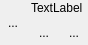
<?xml version="1.0" encoding="UTF-8"?>
<ui version="4.0">
 <class>ContactWidgetClass</class>
 <widget class="QWidget" name="ContactWidgetClass">
  <property name="geometry">
   <rect>
    <x>0</x>
    <y>0</y>
    <width>307</width>
    <height>60</height>
   </rect>
  </property>
  <property name="windowTitle">
   <string>ContactWidget</string>
  </property>
  <layout class="QGridLayout" name="gridLayout">
   <property name="sizeConstraint">
    <enum>QLayout::SetFixedSize</enum>
   </property>
   <property name="margin">
    <number>1</number>
   </property>
   <item row="0" column="1">
    <widget class="QLabel" name="label_2">
     <property name="sizePolicy">
      <sizepolicy hsizetype="Expanding" vsizetype="Preferred">
       <horstretch>0</horstretch>
       <verstretch>0</verstretch>
      </sizepolicy>
     </property>
     <property name="focusPolicy">
      <enum>Qt::TabFocus</enum>
     </property>
     <property name="text">
      <string>TextLabel</string>
     </property>
    </widget>
   </item>
   <item row="1" column="1">
    <widget class="QFrame" name="frame">
     <property name="sizePolicy">
      <sizepolicy hsizetype="Expanding" vsizetype="Preferred">
       <horstretch>0</horstretch>
       <verstretch>0</verstretch>
      </sizepolicy>
     </property>
     <property name="frameShape">
      <enum>QFrame::NoFrame</enum>
     </property>
     <property name="frameShadow">
      <enum>QFrame::Plain</enum>
     </property>
     <layout class="QHBoxLayout" name="horizontalLayout">
      <property name="margin">
       <number>1</number>
      </property>
      <item>
       <widget class="QToolButton" name="toolButton_2">
        <property name="text">
         <string>...</string>
        </property>
        <property name="icon">
         <iconset resource="../resources.qrc">
          <normaloff>:/resources/images/find.png</normaloff>:/resources/images/find.png</iconset>
        </property>
        <property name="autoRaise">
         <bool>true</bool>
        </property>
       </widget>
      </item>
      <item>
       <widget class="QToolButton" name="toolButton_3">
        <property name="text">
         <string>...</string>
        </property>
        <property name="icon">
         <iconset resource="../resources.qrc">
          <normaloff>:/resources/images/password.png</normaloff>:/resources/images/password.png</iconset>
        </property>
        <property name="autoRaise">
         <bool>true</bool>
        </property>
       </widget>
      </item>
     </layout>
    </widget>
   </item>
   <item row="0" column="0" rowspan="2">
    <widget class="QToolButton" name="toolButton">
     <property name="text">
      <string>...</string>
     </property>
     <property name="icon">
      <iconset resource="../resources.qrc">
       <normaloff>:/resources/images/contact_male.png</normaloff>:/resources/images/contact_male.png</iconset>
     </property>
     <property name="iconSize">
      <size>
       <width>48</width>
       <height>48</height>
      </size>
     </property>
     <property name="autoRaise">
      <bool>true</bool>
     </property>
    </widget>
   </item>
  </layout>
 </widget>
 <layoutdefault spacing="6" margin="11"/>
 <tabstops>
  <tabstop>label_2</tabstop>
  <tabstop>toolButton</tabstop>
  <tabstop>toolButton_2</tabstop>
  <tabstop>toolButton_3</tabstop>
 </tabstops>
 <resources>
  <include location="../resources.qrc"/>
 </resources>
 <connections/>
</ui>
